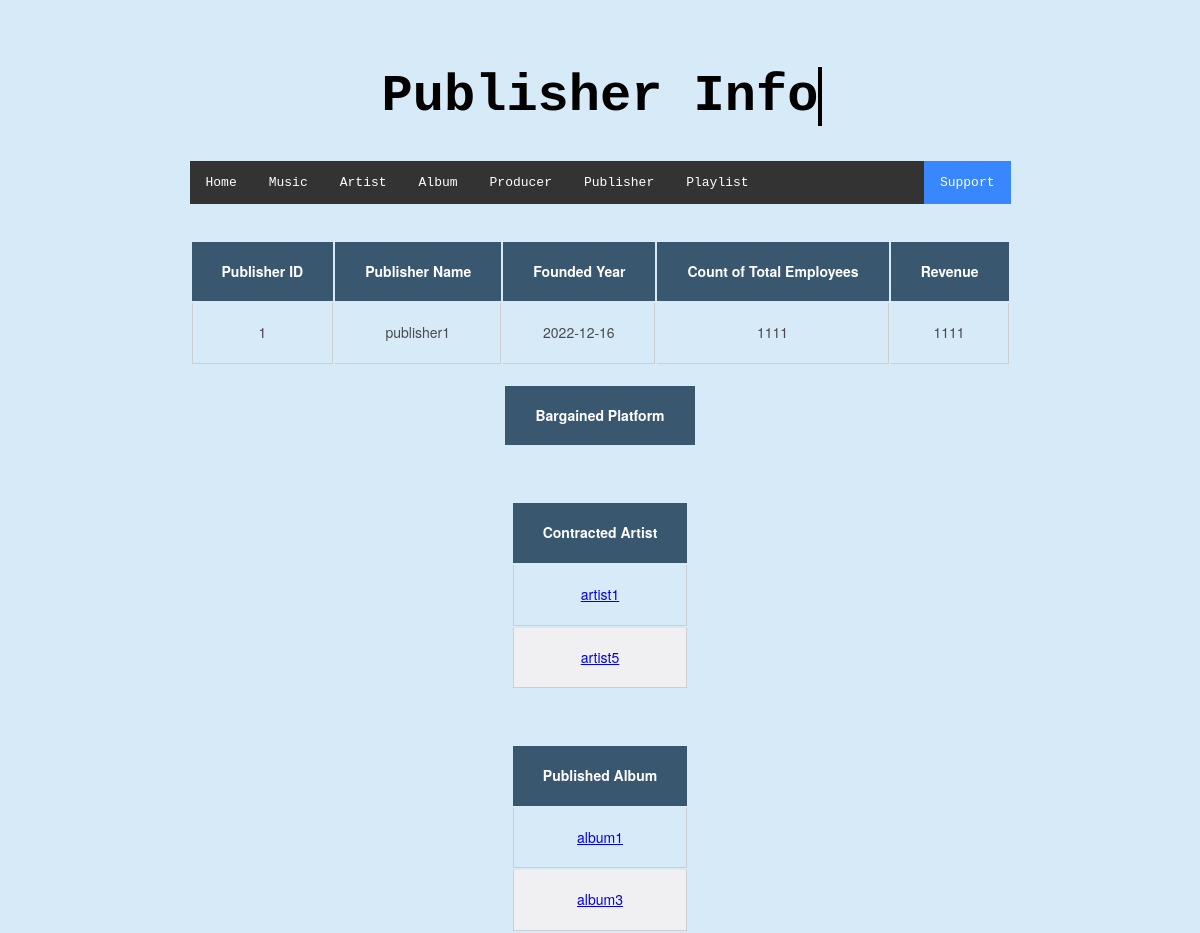
The page /codes_CS306_PROJECT_STEP4/306project/publisher_info.php?id=1 on the database its author committed.
### tables this page shows
CREATE TABLE `publisher` (
  `pub_id` int(11) NOT NULL,
  `pub_name` varchar(50) DEFAULT NULL,
  `pub_founded` date DEFAULT NULL,
  `pub_total_emp` int(11) DEFAULT NULL,
  `pub_revenue` int(11) DEFAULT NULL
);

CREATE TABLE `bargains` (
  `pub_id` int(11) NOT NULL,
  `platform_id` int(11) NOT NULL,
  `price` int(11) DEFAULT NULL
);

CREATE TABLE `contracts` (
  `a_id` int(11) NOT NULL,
  `pub_id` int(11) NOT NULL
);

CREATE TABLE `artist` (
  `a_id` int(11) NOT NULL,
  `a_name` varchar(55) DEFAULT NULL,
  `a_genre` varchar(55) DEFAULT NULL,
  `a_mnth_listeners` int(11) DEFAULT NULL,
  `a_most_popular_song` varchar(100) DEFAULT NULL
);

CREATE TABLE `publishes` (
  `pub_id` int(11) NOT NULL,
  `album_id` int(11) NOT NULL
);

CREATE TABLE `album` (
  `album_id` int(11) NOT NULL,
  `album_name` varchar(255) DEFAULT NULL,
  `mnth_listening` int(11) DEFAULT NULL,
  `album_rating` double DEFAULT NULL,
  `album_genre` varchar(255) DEFAULT NULL,
  `album_date` date DEFAULT NULL
);

### codes_CS306_PROJECT_STEP4/306project/publisher_info.php (the view, shortened to what this page needs)
<!DOCTYPE html>
<html>
  <p><font face = "courier" size = "2" color = "#000000">
  <head>
  </head>
</html>
<body>
  <div class="content">
<center>
    <h1 class="text"> Publisher Info</h1>
    <ul>
    <li><a href="welcome.php">Home</a></li>
    <li><a href="music_page.php">Music</a></li>
    <li><a href="artist_page.php">Artist</a></li>
    <li><a href="album_page.php">Album</a></li>
    <li><a href="producer_page.php">Producer</a></li>
    <li><a href="publisher_page.php">Publisher</a></li>
    <li><a href="playlist_page.php">Playlist</a></li>
    <li style="float:right"><a class="active" href="support.php">Support</a></li>
    </ul>
</center>
<?php
include "config.php";
$publisher_id = $_GET["id"];
$sql_statement = "SELECT * FROM publisher WHERE pub_id ='$publisher_id'";
$result = mysqli_query($db, $sql_statement);
while($row = mysqli_fetch_assoc($result)) {
   include "publisher_info_table.php";
    $sql_statement = "SELECT * FROM bargains NATURAL JOIN platform WHERE pub_id ='$publisher_id'";
    $result = mysqli_query($db, $sql_statement);
            while($row = mysqli_fetch_assoc($result)) {
                include "platform_table.php";
                }
    $sql_statement = "SELECT * FROM contracts NATURAL JOIN artist WHERE pub_id ='$publisher_id'";
    $result = mysqli_query($db, $sql_statement);
            while($row = mysqli_fetch_assoc($result)) {
                include "artist_table.php";
                }
  }
?>
<html\>
<table id= "example" class= "music_info_table" style= "width: %100">
<thead>
        <tr>
            <th scope="col"> Published Album   </th>
            <br>
        </tr>
    </thead>
    <tbody>
    <html\>
    <?php
include "config.php";
$publisher_id = $_GET["id"];
$sql_statement = "SELECT * FROM publisher WHERE pub_id ='$publisher_id'";
$result = mysqli_query($db, $sql_statement);
while($row = mysqli_fetch_assoc($result)) {
  $sql_statement = "SELECT * FROM publishes NATURAL JOIN album WHERE pub_id ='$publisher_id'";
  $result = mysqli_query($db, $sql_statement);
  while($row = mysqli_fetch_assoc($result)) {
      $album=$row['album_name'];
      $album_id =$row['album_id'];
      echo "<tr><td><a href='album_info.php?id=$album_id'> $album </a></td>
      <br>";
      }
    }
  ?>

### codes_CS306_PROJECT_STEP4/306project/publisher_info_table.php (shortened to what this page needs)
<html\>
<table id= "example" class= "music_info_table" style= "width: %100">
<thead>
        <tr>
            <th scope="col"> Publisher ID </th>
            <th scope="col">Publisher Name  </th>
            <th scope="col">Founded Year</th>
            <th scope="col"> Count of Total Employees </th>
            <th scope="col">Revenue  </th>
            <br>
        </tr>
    </thead>
    <tbody>
    <html\>
<?php
include "config.php";
$pub_id = $_GET["id"];
$sql_statement = "SELECT * FROM publisher WHERE pub_id ='$pub_id'";
$result = mysqli_query($db, $sql_statement);
while($row = mysqli_fetch_assoc($result)) {
    $publisher_id = $row['pub_id'];
    $publisher_name = $row['pub_name'];
    $publisher_founded = $row['pub_founded'];
    $publisher_totalemp = $row['pub_total_emp'];
    $publisher_revenue = $row['pub_revenue'];
    echo "
    <td>$publisher_id</td>
    <td>$publisher_name</td>
    <td>$publisher_founded</td>
    <td>$publisher_totalemp</td>
    <td>$publisher_revenue</td>
    <br></td>    " ;
}

### codes_CS306_PROJECT_STEP4/306project/platform_table.php (shortened to what this page needs)
<html\>
<table id= "example" class= "platform_info_table" style= "width: %100">
<thead>
        <tr>
            <th scope="col"> Bargained Platform </th>
            <br>
        </tr>
    </thead>
    <tbody>
    <html\>

### codes_CS306_PROJECT_STEP4/306project/artist_table.php (shortened to what this page needs)
<html\>
<table id= "example" class= "artist_info_table" style= "width: %100">
<thead>
        <tr>
            <th scope="col"> Contracted Artist </th>
            <br>
        </tr>
    </thead>
    <tbody>
    <html\>
<?php
include "config.php";
$pub_id = $_GET["id"];
$sql_statement = "SELECT * FROM publisher WHERE pub_id ='$pub_id'";
$result = mysqli_query($db, $sql_statement);
while($row = mysqli_fetch_assoc($result)) {
    $pub_id = $row['pub_id'];
    $sql_statement = "SELECT * FROM contracts NATURAL JOIN artist WHERE pub_id ='$pub_id'";
    $result = mysqli_query($db, $sql_statement);
    while($row = mysqli_fetch_assoc($result)) {
        $artist=$row['a_name'];
        $a_id= $row['a_id'];
        echo "
        <tr><td><a href='artist_info.php?id=$a_id'> $artist </a></td>
        <br>";
        }
}
?>

### codes_CS306_PROJECT_STEP4/306project/publisher_info.php (style rules this page uses)
body { margin: 0; font-family: "Source Sans Pro", sans-serif ; min-height: 100vh; display: grid; place-content: center; text-align: center; background: #d6eaf8; }
ul { list-style-type: none; margin: 0; padding: 0; overflow: hidden; background-color: #333; position: -webkit-sticky; position: sticky; top: 0; }
li { float: left; }
li a { display: block; color: white; text-align: center; padding: 14px 16px; text-decoration: none; }
.active { background-color: #3887FF; }
.content { max-width: 1200px; margin: auto; background: #D6EAF8; padding: auto; }
h1 { font-size: clamp(1rem, 3vw + 1rem, 4rem); position: relative; font-family: "Source Code Pro", monospace; background: black; -webkit-text-fill-color: transparent; -webkit-background-clip: text; position: relative; width: max-content; }
h1::before, h1::after { content: ""; position: absolute; top: 0; right: 0; bottom: 0; left:0; }
h1::before { background: #d6eaf8; animation: typewriter 6s steps(19) 1s forwards; }
h1::after { width: 0.070em; background: black; animation: typewriter 6s steps(19) 1s forwards, blink 750ms steps(19) infinite; }
table { border-collapse: separate; border-spacing: 3; color: #4a4a4d; font: 14px/1.4 "Helvetica Neue", Helvetica, Arial, sans-serif; }
.music_info_table { margin-left:auto; margin-right: auto; }
th, td { padding: 20px 30px; vertical-align: middle; }
thead { background: #395870; color: #fff; }
th:first-child { text-align: center; }
tbody tr:nth-child(even) { background: #f0f0f2; }
td { border-bottom: 1px solid #cecfd5; border-right: 1px solid #cecfd5; }
td:first-child { border-left: 1px solid #cecfd5; }

### codes_CS306_PROJECT_STEP4/306project/publisher_info_table.php (style rules this page uses)
table { border-collapse: separate; border-spacing: 3; color: #4a4a4d; font: 14px/1.4 "Helvetica Neue", Helvetica, Arial, sans-serif; }
.music_info_table { margin-left:auto; margin-right: auto; }
th, td { padding: 20px 30px; vertical-align: middle; }
thead { background: #395870; color: #fff; }
th:first-child { text-align: center; }
tbody tr:nth-child(even) { background: #f0f0f2; }
td { border-bottom: 1px solid #cecfd5; border-right: 1px solid #cecfd5; }
td:first-child { border-left: 1px solid #cecfd5; }

### codes_CS306_PROJECT_STEP4/306project/platform_table.php (style rules this page uses)
table { border-collapse: separate; border-spacing: 3; color: #4a4a4d; font: 14px/1.4 "Helvetica Neue", Helvetica, Arial, sans-serif; }
.platform_info_table { margin-left:auto; margin-right: auto; }
th, td { padding: 20px 30px; vertical-align: middle; }
thead { background: #395870; color: #fff; }
th:first-child { text-align: center; }
tbody tr:nth-child(even) { background: #f0f0f2; }
td { border-bottom: 1px solid #cecfd5; border-right: 1px solid #cecfd5; }
td:first-child { border-left: 1px solid #cecfd5; }

### codes_CS306_PROJECT_STEP4/306project/artist_table.php (style rules this page uses)
table { border-collapse: separate; border-spacing: 3; color: #4a4a4d; font: 14px/1.4 "Helvetica Neue", Helvetica, Arial, sans-serif; }
.artist_info_table { margin-left:auto; margin-right: auto; }
th, td { padding: 20px 30px; vertical-align: middle; }
thead { background: #395870; color: #fff; }
th:first-child { text-align: center; }
tbody tr:nth-child(even) { background: #f0f0f2; }
td { border-bottom: 1px solid #cecfd5; border-right: 1px solid #cecfd5; }
td:first-child { border-left: 1px solid #cecfd5; }

### rows shown on the page
publisher: pub_id "1", pub_name "publisher1", pub_founded "2022-12-16", pub_total_emp "1111", pub_revenue "1111"
contracts: a.a_name "artist1"
contracts: a.a_name "artist5"
publishes: album.album_name "album1"
publishes: album.album_name "album3"
